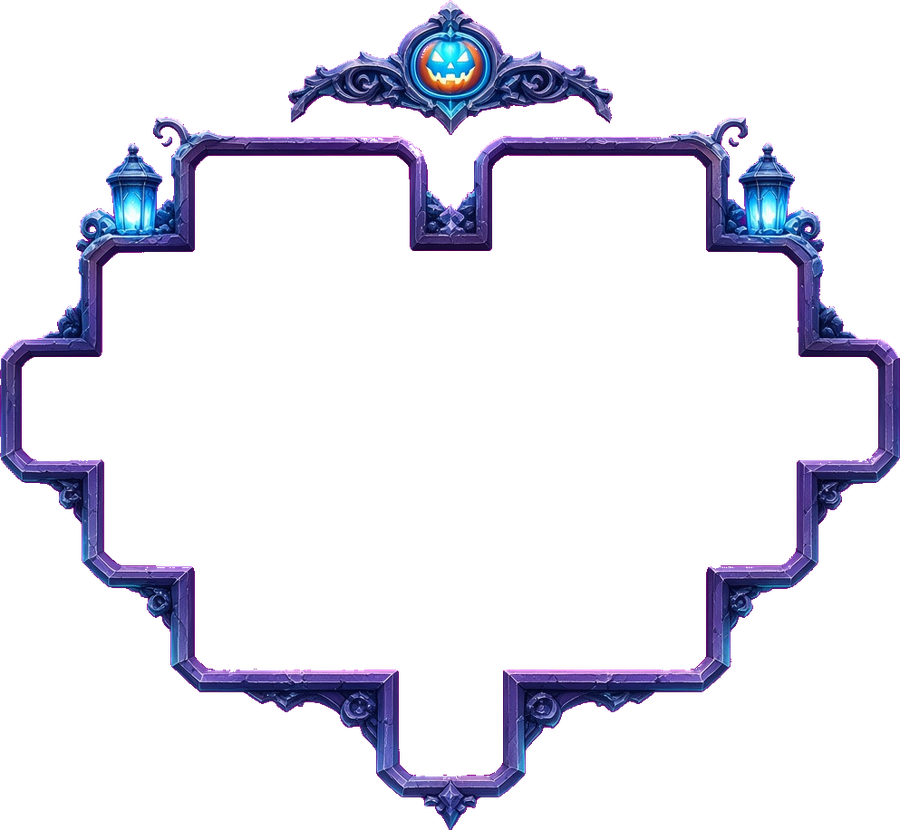
#> input picture mobile/src/features/animal-tile-match/assets/ui/board-heart-cool.png, 900 x 830 px, given in place of -02_at_13.11.32__2_-8c09a80a-6ef5-45da-8e16-645a84d5d8b3.jpg, which was not available
$ python cut-halloween-tiles.py
#> lines starting #> are read from the running program, lines starting #| are printed output that depends on the picture; after the words box and inside, x2 and y2 are one past the last pixel; in counts of white or black regions, pixels touching at a corner belong together
"""Cut the 7-slot trays and the Halloween card faces from the reference photos."""

from pathlib import Path

import numpy as np
from PIL import Image

ROOT = Path(__file__).resolve().parents[1]
UI = ROOT / "src/features/animal-tile-match/assets/ui"
TILES = ROOT / "src/features/animal-tile-match/assets/tiles"
ASSETS = Path(r"C:\Users\farec\.cursor\projects\c-Users-farec-Desktop-PlayMeet\assets")
TRAY_SRC = ASSETS / "WhatsApp_Image_2026-11-02_at_13.11.32__2_-8c09a80a-6ef5-45da-8e16-645a84d5d8b3.jpg"
CARD_SRC = ASSETS / "WhatsApp_Image_2026-11-02_at_13.57.15__1_-109583d6-2b64-47b8-9202-6eaae0c727b2.jpg"


def key_black(rgb: np.ndarray, limit: int = 22) -> np.ndarray:
    color = np.clip(rgb, 0, 255).astype(np.uint8)
    dark = rgb.max(axis=2) < limit
    alpha = np.where(dark, 0, 255).astype(np.uint8)
    out = np.dstack([color, alpha])
    out[dark, :3] = 0
    return out


def crop_alpha(rgba: np.ndarray) -> np.ndarray:
    ys, xs = np.where(rgba[:, :, 3] > 16)
    return rgba[ys.min() : ys.max() + 1, xs.min() : xs.max() + 1]


def bands(mask: np.ndarray) -> list[tuple[int, int]]:
    rows = np.where(mask.any(axis=1))[0]
    groups: list[tuple[int, int]] = []
    start = int(rows[0])
    prev = int(rows[0])
    for row in rows[1:]:
        row = int(row)
        if row > prev + 8:
            groups.append((start, prev))
            start = row
        prev = row
    groups.append((start, prev))
    return groups


def slots_of(rgba: np.ndarray) -> list[tuple[float, float, float, float]]:
    rgb = rgba[:, :, :3].astype(np.int16)
    alpha = rgba[:, :, 3] > 16
    dark = alpha & (rgb.max(axis=2) < 48)
    height, width = dark.shape
    row = dark[int(height * 0.42) : int(height * 0.72)].any(axis=0)
    runs: list[tuple[int, int]] = []
    start = None
    for x, on in enumerate(row):
        if on and start is None:
            start = x
        elif not on and start is not None:
            if x - start > width * 0.04:
                runs.append((start, x - 1))
            start = None
    if start is not None and width - start > width * 0.04:
        runs.append((start, width - 1))
    rects = []
    for x0, x1 in runs:
        col = dark[:, x0 : x1 + 1].any(axis=1)
        ys = np.where(col)[0]
        if len(ys) == 0:
            continue
        rects.append((x0 / width, ys.min() / height, (x1 + 1) / width, (ys.max() + 1) / height))
    return rects


def cut_trays() -> None:
    rgb = np.asarray(Image.open(TRAY_SRC).convert("RGB")).astype(np.int16)
    content = rgb.max(axis=2) > 22
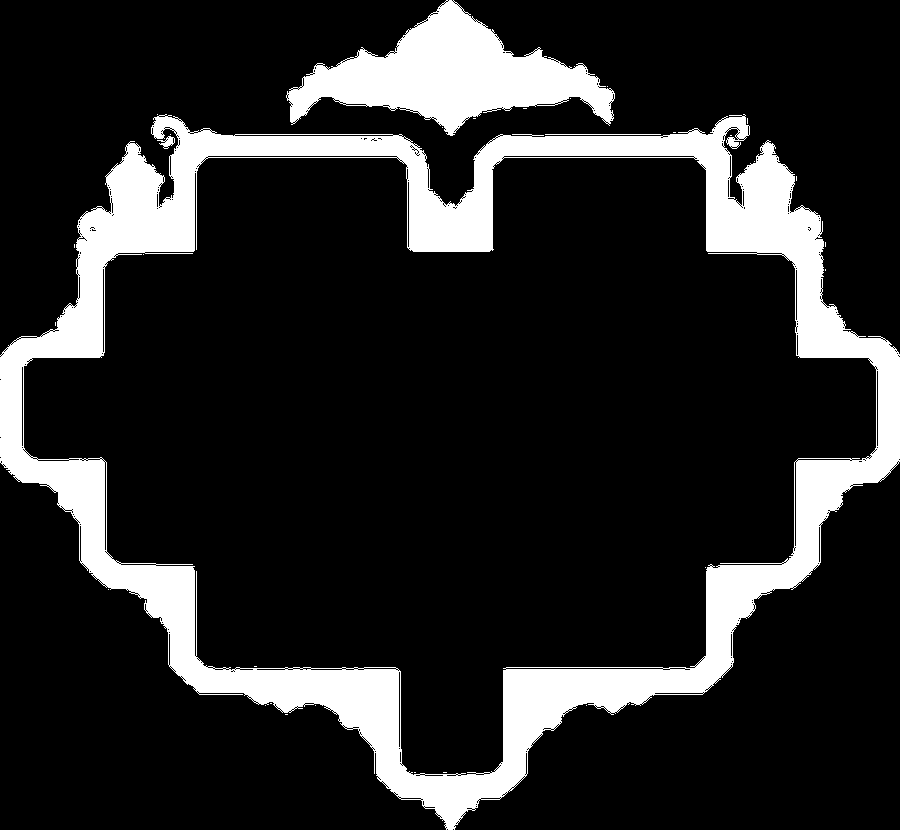
#> content: shape (830, 900) bool; 15.6% white; 31 white regions (27 under 20 px), largest, box (x1, y1, x2, y2) and area: (0, 114, 900, 830) 96797, (286, 0, 615, 136) 19582, (545, 134, 661, 135) 116, (157, 136, 175, 149) 103
    for index, (y0, y1) in enumerate(bands(content)):
#> in bands, `start = int(rows[0])`: start = 0
        piece = crop_alpha(key_black(rgb[y0 : y1 + 1]))
        name = "tray-slot-warm.png" if index == 0 else "tray-slot-cool.png"
        Image.fromarray(piece, "RGBA").save(UI / name)
        found = slots_of(piece)
        print(name, piece.shape[1], piece.shape[0], "slots", len(found))
        for slot in found:
            print(" ", " ".join(f"{value:.4f}" for value in slot))
#> this loop made 1 pass
#| tray-slot-warm.png 900 830 slots 0
#> pass 1, in key_black, `out = np.dstack([color, alpha])`:
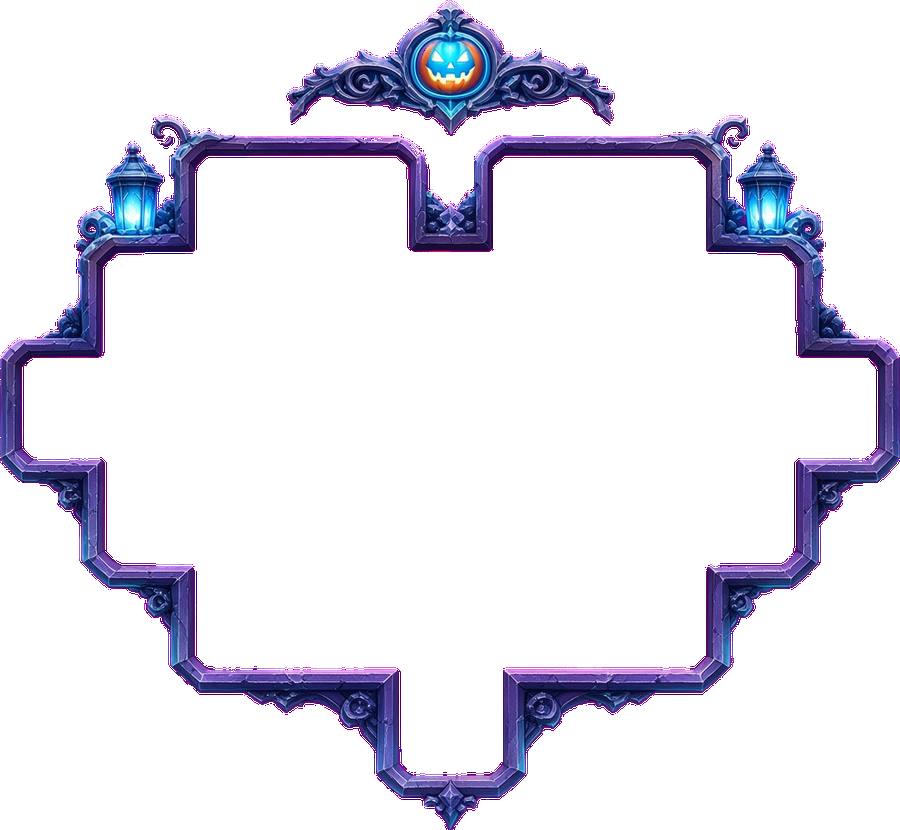
#> out: shape (830, 900, 4); mean R, G, B, A 12.3, 11.2, 21.9, 39.8; transparent parts drawn white


def components(mask: np.ndarray) -> list[tuple[int, int, int, int]]:
    height, width = mask.shape
    seen = np.zeros_like(mask, dtype=bool)
    found: list[tuple[int, int, int, int]] = []
    for y in range(height):
        xs = np.where(mask[y] & ~seen[y])[0]
        for x in xs:
            stack = [(int(x), y)]
            seen[y, x] = True
            minx = maxx = int(x)
            miny = maxy = y
            count = 0
            while stack:
                cx, cy = stack.pop()
                count += 1
                minx, maxx = min(minx, cx), max(maxx, cx)
                miny, maxy = min(miny, cy), max(maxy, cy)
                for nx, ny in ((cx - 1, cy), (cx + 1, cy), (cx, cy - 1), (cx, cy + 1)):
                    if 0 <= nx < width and 0 <= ny < height and mask[ny, nx] and not seen[ny, nx]:
                        seen[ny, nx] = True
                        stack.append((nx, ny))
            if count > 400:
                found.append((minx, miny, maxx, maxy))
    found.sort(key=lambda box: (box[1] // 40, box[0]))
    return found


def cut_cards() -> None:
    rgb = np.asarray(Image.open(CARD_SRC).convert("RGB")).astype(np.int16)
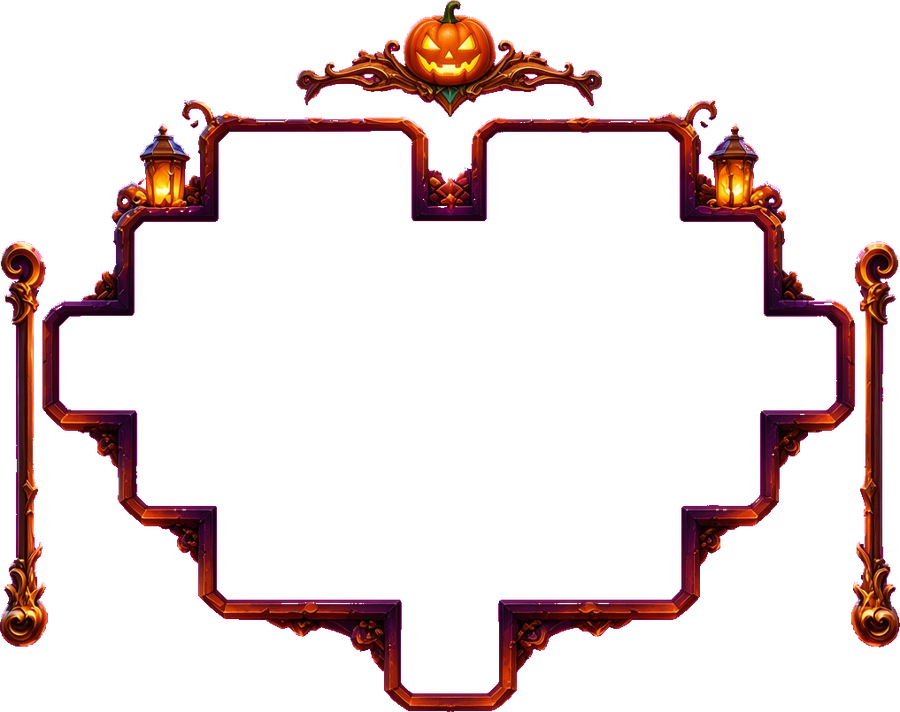
#> input picture mobile/src/features/animal-tile-match/assets/ui/board-heart-warm.png, 900 x 712 px, given in place of -02_at_13.57.15__1_-109583d6-2b64-47b8-9202-6eaae0c727b2.jpg, which was not available
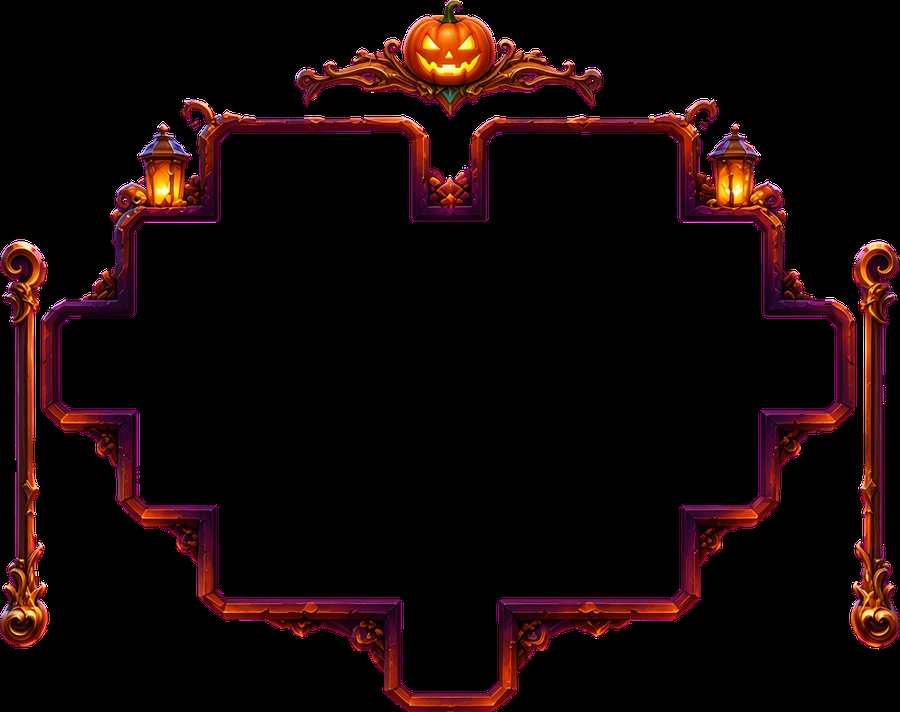
#> rgb: shape (712, 900, 3) int16; mean R, G, B 20.8, 6.2, 6.9
    red, green, blue = rgb[:, :, 0], rgb[:, :, 1], rgb[:, :, 2]
    beige = (red > 150) & (green > 110) & (blue < 170) & (red > blue + 25) & (green > blue)
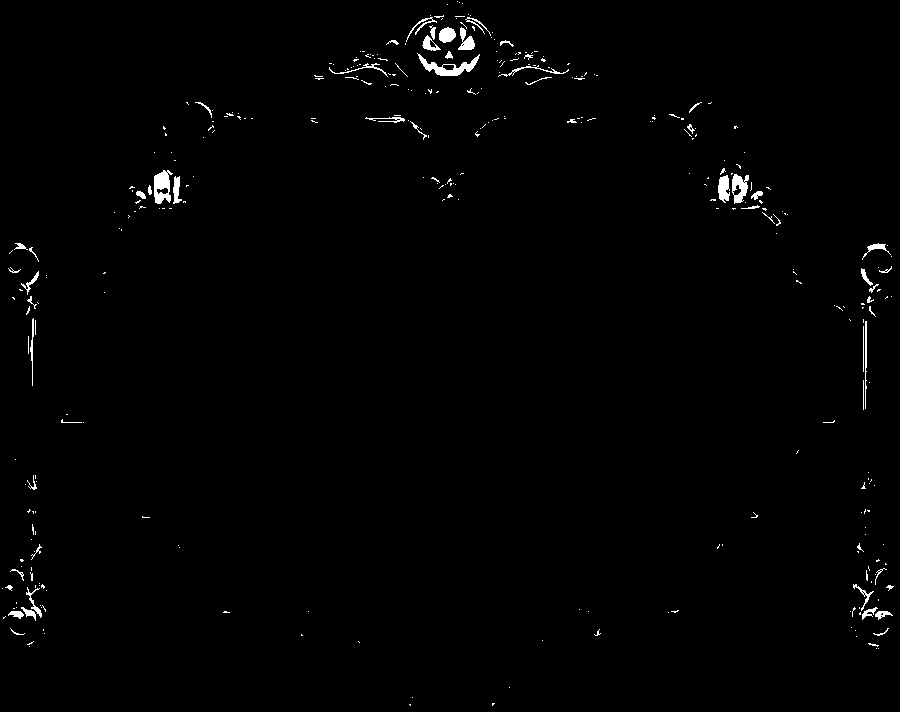
#> beige: shape (712, 900) bool; 0.96% white; 348 white regions (289 under 20 px), largest, box (x1, y1, x2, y2) and area: (417, 53, 480, 76) 484, (154, 170, 173, 204) 421, (732, 174, 749, 204) 313
    boxes = components(beige)
#> the loop in components, `for y in range(height):` made 712 passes
#> xs on passes 2 to 4: [457], [459], [462]
#> after the loop in components, `for y in range(height):`: found = [(418, 54, 479, 75), (154, 170, 170, 203)]
#> boxes = [(418, 54, 479, 75), (154, 170, 170, 203)]
    # Drop the caption plaque: it sits alone on the bottom and is much wider than a card.
    widths = [box[2] - box[0] for box in boxes]
#> widths = [61, 16]
    typical = float(np.median(widths))
#> typical = 38.5
    cards = [box for box in boxes if (box[2] - box[0]) < typical * 1.6]
#> cards = [(418, 54, 479, 75), (154, 170, 170, 203)]
    print("cards", len(cards), "typical", round(typical, 1))
#| cards 2 typical 38.5
    for index, (x0, y0, x1, y1) in enumerate(cards):
        pad = 2
        crop = rgb[max(0, y0 - pad) : y1 + 1 + pad, max(0, x0 - pad) : x1 + 1 + pad]
        piece = crop_alpha(key_black(crop, 18))
        Image.fromarray(piece, "RGBA").save(TILES / f"hw-card-{index:02d}.png")
        print(index, piece.shape[1], piece.shape[0])
#> this loop made 2 passes
#> (x0, y0, x1, y1, pad) on passes 1 to 2: (418, 54, 479, 75, 2), (154, 170, 170, 203, 2)
#| 0 66 26
#| 1 21 38
#> pass 1, in cut_cards, `crop = rgb[max(0, y0 - pad) : y1 + 1 + pad, max(0, x0 - pad) : x1 + 1 ..`:
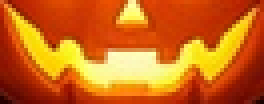
#> crop: shape (26, 66, 3) int16 (shown 4 times larger); mean R, G, B 205.8, 103.6, 23.6
#> after the loop:
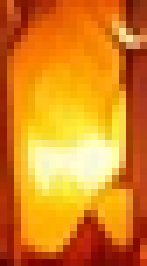
#> crop: shape (38, 21, 3) int16 (shown 7 times larger); mean R, G, B 218.5, 132, 32.5


if __name__ == "__main__":
    cut_trays()
    cut_cards()
